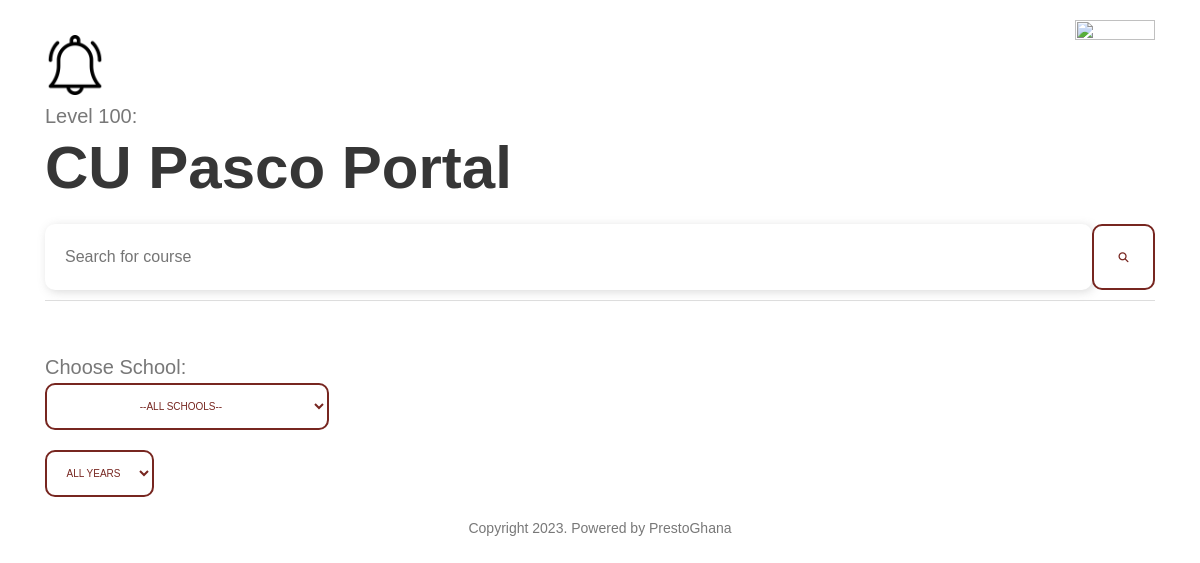
Page /level100 on the earlier database version.
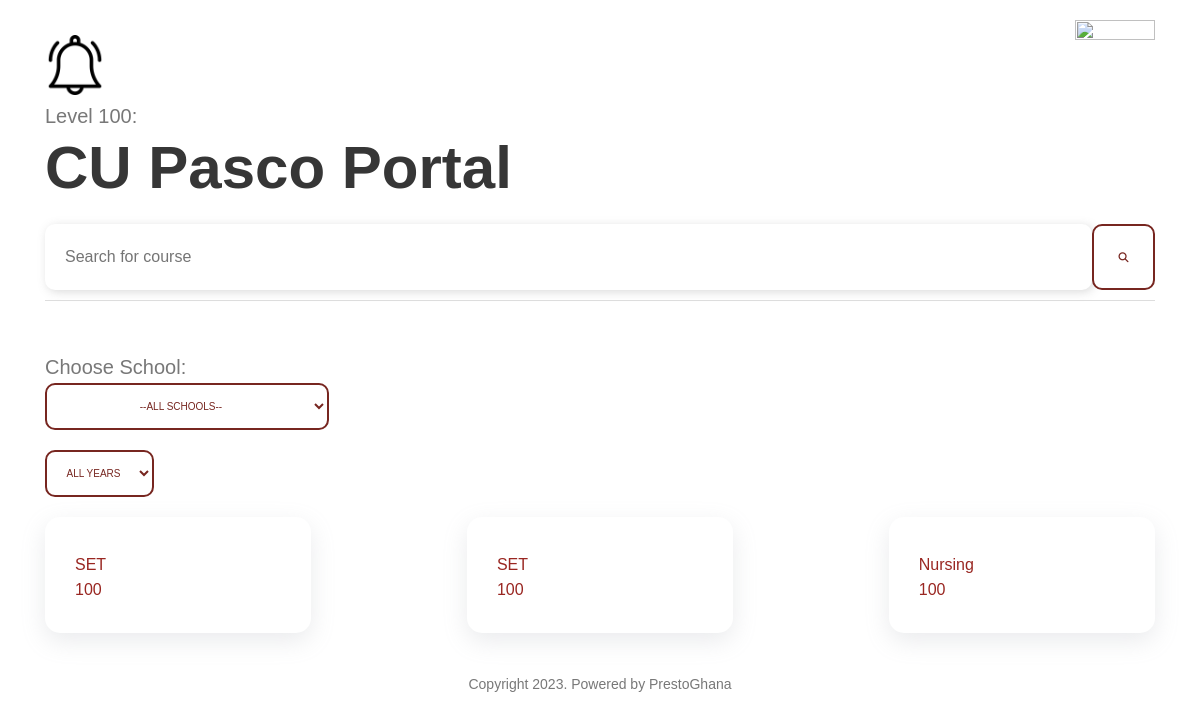
Same page on the later database version.
### app.py (models this page shows, shortened)
class Student(db.Model,UserMixin):
    id= db.Column(db.Integer, primary_key=True)
    schools= db.Column(db.String()  )
    year= db.Column(db.String()  )
    fees= db.Column(db.String()  )
    arrears= db.Column(db.String()  )
    index= db.Column(db.String()  )
    guardian= db.Column(db.String()  )

### app.py (the view)
@app.route('/level100', methods=['GET', 'POST'])
def level100():
    hundred = Student.query.filter_by(year='100').all()
    return render_template('level100.html', hundred=hundred)

### forms.py
class Search(FlaskForm):
    searched = StringField('Searched', validators=[DataRequired()])
    submit = SubmitField('Search')

### app.py (called while the page is built)
@app.context_processor
def base():
    form=Search()
    return dict(form=form)

### templates/level100.html (shortened to what this page needs)
<!DOCTYPE html>
<html lang="en">
<head>
  <link href='https://unpkg.com/boxicons@2.1.2/css/boxicons.min.css' rel='stylesheet'>
  <link rel="stylesheet" type="text/css" href="{{ url_for('static', filename='css/newstyle.css')}}">
<link rel="stylesheet" href="https://cdn.jsdelivr.net/npm/@xz/fonts@1/serve/plus-jakarta-display.min.css">
    <link href="https://cdn.jsdelivr.net/npm/bootstrap@5.0.0-beta1/dist/css/bootstrap.min.css" rel="stylesheet">
  <link rel="stylesheet" href="static/assets/css/style.css">
</head>
<body>
  <header class="header" data-header>
    <div class="container">
      <a href="#" class="logo">
        <img src="static/asets/images/portfolio/no.png" width="60" height="100" alt="">
      </a>
      <div class="header-action" style="display:flex;">
      <a href="/main">  <img src="https://www.central.edu.gh/static/img/Central-Uni-logo.png" width="80" height="100" alt="">
      </a>
        </div>
    </div>
  </header>
  <main>
      <div class="container" style="margin-top:100px;">
        <span class="" style="font-size:20px;">
            Level 100:
          </span>
          <h1 class="h1 hero-title" style="margin-bottom:20px;">CU Pasco Portal</h1>
        <div class="input-wrapper">
         <form class="d-flex " role="search" method='POST' action='{{url_for('search')}}'style="margin-top:20px;" >
            <input class="input-field my-0 my-lg-0 mt-1 space " type="search" name='searched' placeholder="Search for course" aria-label="Search" style="">
            <button class="btn btn-secondary has-after" type="submit" > <i class="fa fa-search" aria-hidden="true"></i> </button>
          </form>
          </div>
      <hr>
      <span class="" style="font-size:20px; margin-top:50px;">
        Choose School:
      </span>
      <select class="btn btn-secondary" id="schoolFilter" style="padding:15px; margin-bottom:20px;">
        <option value="all">--All Schools--</option>
    </select>
    <select class="btn btn-secondary" id="yearFilter" style="padding:15px; margin-bottom:20px;">
      <option value="all">All Years</option>
  </select>
      <div class="row" style="justify-content: space-between; ">
        {% for user in hundred %}
        <div class="col-md-3 col-12 ">
          <div class="department-item" data-aos="fade-down-left" data-school="{{ user.schools }}" data-year="{{ user.year }}" >
              <a href="{{url_for("viewlevel", userid=user.id)}}"  style="text-decoration: none; color: #992621;">
          <td>{{ user.schools }}</td><br>
          <td>{{ user.year }}</td>
              <br>
          </a>
          </div>
        </div>
        {% endfor %}
      </div>
    </div>
      <p class="copyright" style="text-align:center;">
        <a href="https://prestoghana.com/" class="copyright"> Copyright 2023. Powered by PrestoGhana</a>
     </p>
  </main>
</body>
</html>

Differences in the rows shown:
added Student: schools "SET", year "100"
added Student: schools "SET", year "100"
added Student: schools "Nursing", year "100"
